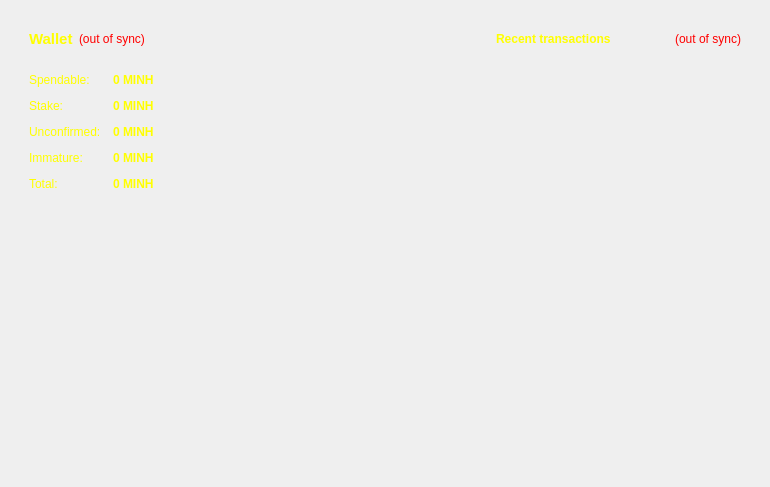
<?xml version="1.0" encoding="UTF-8"?>
<ui version="4.0">
 <class>OverviewPage</class>
 <widget class="QWidget" name="OverviewPage">
  <property name="geometry">
   <rect>
    <x>0</x>
    <y>0</y>
    <width>770</width>
    <height>487</height>
   </rect>
  </property>
  <property name="windowTitle">
   <string>Form</string>
  </property>
  <property name="styleSheet">
   <string notr="true">background-image: url(:/images/bkg.png);</string>
  </property>
  <layout class="QHBoxLayout" name="horizontalLayout" stretch="1,0,0,0,0,0,0,0,0,0,1">
   <item>
    <layout class="QVBoxLayout" name="verticalLayout_2">
     <item>
      <widget class="QWidget" name="widget" native="true">
       <layout class="QVBoxLayout" name="verticalLayout_4">
        <item>
         <widget class="QFrame" name="frame">
          <layout class="QHBoxLayout" name="horizontalLayout_4">
           <item>
            <widget class="QLabel" name="label_5">
             <property name="font">
              <font>
               <pointsize>11</pointsize>
               <weight>75</weight>
               <bold>true</bold>
              </font>
             </property>
             <property name="text">
              <string>&lt;html&gt;&lt;head/&gt;&lt;body&gt;&lt;p&gt;&lt;span style=&quot; color:#ffff00;&quot;&gt;Wallet&lt;/span&gt;&lt;/p&gt;&lt;/body&gt;&lt;/html&gt;</string>
             </property>
            </widget>
           </item>
           <item>
            <widget class="QLabel" name="labelWalletStatus">
             <property name="toolTip">
              <string>The displayed information may be out of date. Your wallet automatically synchronizes with the TripleHeXXX network after a connection is established, but this process has not completed yet.</string>
             </property>
             <property name="styleSheet">
              <string notr="true">QLabel { color: red; }</string>
             </property>
             <property name="text">
              <string notr="true">(out of sync)</string>
             </property>
             <property name="alignment">
              <set>Qt::AlignLeading|Qt::AlignLeft|Qt::AlignVCenter</set>
             </property>
            </widget>
           </item>
           <item>
            <spacer name="horizontalSpacer_2">
             <property name="orientation">
              <enum>Qt::Horizontal</enum>
             </property>
             <property name="sizeHint" stdset="0">
              <size>
               <width>40</width>
               <height>20</height>
              </size>
             </property>
            </spacer>
           </item>
          </layout>
         </widget>
        </item>
        <item>
         <widget class="QFrame" name="frame">
          <layout class="QFormLayout" name="formLayout_2">
           <property name="fieldGrowthPolicy">
            <enum>QFormLayout::AllNonFixedFieldsGrow</enum>
           </property>
           <property name="horizontalSpacing">
            <number>12</number>
           </property>
           <property name="verticalSpacing">
            <number>12</number>
           </property>
           <item row="0" column="0">
            <widget class="QLabel" name="label">
             <property name="text">
              <string>&lt;html&gt;&lt;head/&gt;&lt;body&gt;&lt;p&gt;&lt;span style=&quot; color:#ffff00;&quot;&gt;Spendable:&lt;/span&gt;&lt;/p&gt;&lt;/body&gt;&lt;/html&gt;</string>
             </property>
            </widget>
           </item>
           <item row="0" column="1">
            <widget class="QLabel" name="labelBalance">
             <property name="font">
              <font>
               <weight>75</weight>
               <bold>true</bold>
              </font>
             </property>
             <property name="cursor">
              <cursorShape>IBeamCursor</cursorShape>
             </property>
             <property name="toolTip">
              <string>Your current spendable balance</string>
             </property>
             <property name="styleSheet">
              <string notr="true">color: rgb(255, 255, 0);
</string>
             </property>
             <property name="text">
              <string notr="true">0 MINH</string>
             </property>
             <property name="textInteractionFlags">
              <set>Qt::LinksAccessibleByMouse|Qt::TextSelectableByKeyboard|Qt::TextSelectableByMouse</set>
             </property>
            </widget>
           </item>
           <item row="1" column="0">
            <widget class="QLabel" name="label_6">
             <property name="text">
              <string>&lt;html&gt;&lt;head/&gt;&lt;body&gt;&lt;p&gt;&lt;span style=&quot; color:#ffff00;&quot;&gt;Stake:&lt;/span&gt;&lt;/p&gt;&lt;/body&gt;&lt;/html&gt;</string>
             </property>
            </widget>
           </item>
           <item row="1" column="1">
            <widget class="QLabel" name="labelStake">
             <property name="font">
              <font>
               <weight>75</weight>
               <bold>true</bold>
              </font>
             </property>
             <property name="cursor">
              <cursorShape>IBeamCursor</cursorShape>
             </property>
             <property name="toolTip">
              <string>Total of coins that was staked, and do not yet count toward the current balance</string>
             </property>
             <property name="styleSheet">
              <string notr="true">color: rgb(255, 255, 0);</string>
             </property>
             <property name="text">
              <string notr="true">0 MINH</string>
             </property>
             <property name="textInteractionFlags">
              <set>Qt::LinksAccessibleByMouse|Qt::TextSelectableByKeyboard|Qt::TextSelectableByMouse</set>
             </property>
            </widget>
           </item>
           <item row="2" column="0">
            <widget class="QLabel" name="label_3">
             <property name="text">
              <string>&lt;html&gt;&lt;head/&gt;&lt;body&gt;&lt;p&gt;&lt;span style=&quot; color:#ffff00;&quot;&gt;Unconfirmed:&lt;/span&gt;&lt;/p&gt;&lt;/body&gt;&lt;/html&gt;</string>
             </property>
            </widget>
           </item>
           <item row="2" column="1">
            <widget class="QLabel" name="labelUnconfirmed">
             <property name="font">
              <font>
               <weight>75</weight>
               <bold>true</bold>
              </font>
             </property>
             <property name="cursor">
              <cursorShape>IBeamCursor</cursorShape>
             </property>
             <property name="toolTip">
              <string>Total of transactions that have yet to be confirmed, and do not yet count toward the current balance</string>
             </property>
             <property name="styleSheet">
              <string notr="true">color: rgb(255, 255, 0);</string>
             </property>
             <property name="text">
              <string notr="true">0 MINH</string>
             </property>
             <property name="textInteractionFlags">
              <set>Qt::LinksAccessibleByMouse|Qt::TextSelectableByKeyboard|Qt::TextSelectableByMouse</set>
             </property>
            </widget>
           </item>
           <item row="3" column="0">
            <widget class="QLabel" name="labelImmatureText">
             <property name="text">
              <string>&lt;html&gt;&lt;head/&gt;&lt;body&gt;&lt;p&gt;&lt;span style=&quot; color:#ffff00;&quot;&gt;Immature:&lt;/span&gt;&lt;/p&gt;&lt;/body&gt;&lt;/html&gt;</string>
             </property>
            </widget>
           </item>
           <item row="3" column="1">
            <widget class="QLabel" name="labelImmature">
             <property name="font">
              <font>
               <weight>75</weight>
               <bold>true</bold>
              </font>
             </property>
             <property name="toolTip">
              <string>Mined balance that has not yet matured</string>
             </property>
             <property name="styleSheet">
              <string notr="true">color: rgb(255, 255, 0);</string>
             </property>
             <property name="text">
              <string notr="true">0 MINH</string>
             </property>
             <property name="textInteractionFlags">
              <set>Qt::LinksAccessibleByMouse|Qt::TextSelectableByKeyboard|Qt::TextSelectableByMouse</set>
             </property>
            </widget>
           </item>
           <item row="4" column="0">
            <widget class="QLabel" name="labelTotalText">
             <property name="text">
              <string>&lt;html&gt;&lt;head/&gt;&lt;body&gt;&lt;p&gt;&lt;span style=&quot; color:#ffff00;&quot;&gt;Total:&lt;/span&gt;&lt;/p&gt;&lt;/body&gt;&lt;/html&gt;</string>
             </property>
            </widget>
           </item>
           <item row="4" column="1">
            <widget class="QLabel" name="labelTotal">
             <property name="font">
              <font>
               <weight>75</weight>
               <bold>true</bold>
              </font>
             </property>
             <property name="cursor">
              <cursorShape>IBeamCursor</cursorShape>
             </property>
             <property name="toolTip">
              <string>Your current total balance</string>
             </property>
             <property name="styleSheet">
              <string notr="true">color: rgb(255, 255, 0);</string>
             </property>
             <property name="text">
              <string notr="true">0 MINH</string>
             </property>
             <property name="textInteractionFlags">
              <set>Qt::LinksAccessibleByMouse|Qt::TextSelectableByKeyboard|Qt::TextSelectableByMouse</set>
             </property>
            </widget>
           </item>
          </layout>
         </widget>
        </item>
       </layout>
      </widget>
     </item>
     <item>
      <spacer name="verticalSpacer">
       <property name="orientation">
        <enum>Qt::Vertical</enum>
       </property>
       <property name="sizeHint" stdset="0">
        <size>
         <width>20</width>
         <height>40</height>
        </size>
       </property>
      </spacer>
     </item>
    </layout>
   </item>
   <item>
    <spacer name="verticalSpacer_3">
     <property name="orientation">
      <enum>Qt::Vertical</enum>
     </property>
     <property name="sizeHint" stdset="0">
      <size>
       <width>20</width>
       <height>40</height>
      </size>
     </property>
    </spacer>
   </item>
   <item>
    <spacer name="verticalSpacer_2">
     <property name="orientation">
      <enum>Qt::Vertical</enum>
     </property>
     <property name="sizeHint" stdset="0">
      <size>
       <width>20</width>
       <height>40</height>
      </size>
     </property>
    </spacer>
   </item>
   <item>
    <spacer name="verticalSpacer_10">
     <property name="orientation">
      <enum>Qt::Vertical</enum>
     </property>
     <property name="sizeHint" stdset="0">
      <size>
       <width>20</width>
       <height>40</height>
      </size>
     </property>
    </spacer>
   </item>
   <item>
    <spacer name="verticalSpacer_4">
     <property name="orientation">
      <enum>Qt::Vertical</enum>
     </property>
     <property name="sizeHint" stdset="0">
      <size>
       <width>20</width>
       <height>40</height>
      </size>
     </property>
    </spacer>
   </item>
   <item>
    <spacer name="verticalSpacer_8">
     <property name="orientation">
      <enum>Qt::Vertical</enum>
     </property>
     <property name="sizeHint" stdset="0">
      <size>
       <width>20</width>
       <height>40</height>
      </size>
     </property>
    </spacer>
   </item>
   <item>
    <spacer name="verticalSpacer_6">
     <property name="orientation">
      <enum>Qt::Vertical</enum>
     </property>
     <property name="sizeHint" stdset="0">
      <size>
       <width>20</width>
       <height>40</height>
      </size>
     </property>
    </spacer>
   </item>
   <item>
    <spacer name="verticalSpacer_7">
     <property name="orientation">
      <enum>Qt::Vertical</enum>
     </property>
     <property name="sizeHint" stdset="0">
      <size>
       <width>20</width>
       <height>40</height>
      </size>
     </property>
    </spacer>
   </item>
   <item>
    <spacer name="verticalSpacer_9">
     <property name="orientation">
      <enum>Qt::Vertical</enum>
     </property>
     <property name="sizeHint" stdset="0">
      <size>
       <width>20</width>
       <height>40</height>
      </size>
     </property>
    </spacer>
   </item>
   <item>
    <spacer name="verticalSpacer_5">
     <property name="orientation">
      <enum>Qt::Vertical</enum>
     </property>
     <property name="sizeHint" stdset="0">
      <size>
       <width>20</width>
       <height>40</height>
      </size>
     </property>
    </spacer>
   </item>
   <item>
    <layout class="QVBoxLayout" name="verticalLayout_3">
     <item>
      <widget class="QWidget" name="widget_2" native="true">
       <layout class="QVBoxLayout" name="verticalLayout">
        <item>
         <widget class="QFrame" name="frame">
          <layout class="QHBoxLayout" name="horizontalLayout_2">
           <item>
            <widget class="QLabel" name="label_4">
             <property name="text">
              <string>&lt;html&gt;&lt;head/&gt;&lt;body&gt;&lt;p&gt;&lt;span style=&quot; font-weight:600; color:#ffff00;&quot;&gt;Recent transactions&lt;/span&gt;&lt;/p&gt;&lt;/body&gt;&lt;/html&gt;</string>
             </property>
            </widget>
           </item>
           <item>
            <spacer name="horizontalSpacer">
             <property name="orientation">
              <enum>Qt::Horizontal</enum>
             </property>
             <property name="sizeHint" stdset="0">
              <size>
               <width>40</width>
               <height>20</height>
              </size>
             </property>
            </spacer>
           </item>
           <item>
            <widget class="QLabel" name="labelTransactionsStatus">
             <property name="toolTip">
              <string>The displayed information may be out of date. Your wallet automatically synchronizes with the TripleHeXXX network after a connection is established, but this process has not completed yet.</string>
             </property>
             <property name="styleSheet">
              <string notr="true">QLabel { color: red; }</string>
             </property>
             <property name="text">
              <string notr="true">(out of sync)</string>
             </property>
             <property name="alignment">
              <set>Qt::AlignRight|Qt::AlignTrailing|Qt::AlignVCenter</set>
             </property>
            </widget>
           </item>
          </layout>
         </widget>
        </item>
        <item>
         <widget class="QListView" name="listTransactions">
          <property name="palette">
           <palette>
            <active>
             <colorrole role="WindowText">
              <brush brushstyle="SolidPattern">
               <color alpha="255">
                <red>0</red>
                <green>0</green>
                <blue>0</blue>
               </color>
              </brush>
             </colorrole>
             <colorrole role="Button">
              <brush brushstyle="SolidPattern">
               <color alpha="0">
                <red>0</red>
                <green>0</green>
                <blue>0</blue>
               </color>
              </brush>
             </colorrole>
             <colorrole role="Light">
              <brush brushstyle="SolidPattern">
               <color alpha="255">
                <red>255</red>
                <green>0</green>
                <blue>0</blue>
               </color>
              </brush>
             </colorrole>
             <colorrole role="Midlight">
              <brush brushstyle="SolidPattern">
               <color alpha="255">
                <red>212</red>
                <green>0</green>
                <blue>0</blue>
               </color>
              </brush>
             </colorrole>
             <colorrole role="Dark">
              <brush brushstyle="SolidPattern">
               <color alpha="255">
                <red>85</red>
                <green>0</green>
                <blue>0</blue>
               </color>
              </brush>
             </colorrole>
             <colorrole role="Mid">
              <brush brushstyle="SolidPattern">
               <color alpha="255">
                <red>113</red>
                <green>0</green>
                <blue>0</blue>
               </color>
              </brush>
             </colorrole>
             <colorrole role="Text">
              <brush brushstyle="SolidPattern">
               <color alpha="255">
                <red>0</red>
                <green>0</green>
                <blue>0</blue>
               </color>
              </brush>
             </colorrole>
             <colorrole role="BrightText">
              <brush brushstyle="SolidPattern">
               <color alpha="255">
                <red>255</red>
                <green>255</green>
                <blue>255</blue>
               </color>
              </brush>
             </colorrole>
             <colorrole role="ButtonText">
              <brush brushstyle="SolidPattern">
               <color alpha="255">
                <red>0</red>
                <green>0</green>
                <blue>0</blue>
               </color>
              </brush>
             </colorrole>
             <colorrole role="Base">
              <brush brushstyle="NoBrush">
               <color alpha="255">
                <red>0</red>
                <green>0</green>
                <blue>0</blue>
               </color>
              </brush>
             </colorrole>
             <colorrole role="Window">
              <brush brushstyle="SolidPattern">
               <color alpha="0">
                <red>0</red>
                <green>0</green>
                <blue>0</blue>
               </color>
              </brush>
             </colorrole>
             <colorrole role="Shadow">
              <brush brushstyle="SolidPattern">
               <color alpha="255">
                <red>0</red>
                <green>0</green>
                <blue>0</blue>
               </color>
              </brush>
             </colorrole>
             <colorrole role="AlternateBase">
              <brush brushstyle="SolidPattern">
               <color alpha="255">
                <red>212</red>
                <green>127</green>
                <blue>127</blue>
               </color>
              </brush>
             </colorrole>
             <colorrole role="ToolTipBase">
              <brush brushstyle="SolidPattern">
               <color alpha="255">
                <red>255</red>
                <green>255</green>
                <blue>220</blue>
               </color>
              </brush>
             </colorrole>
             <colorrole role="ToolTipText">
              <brush brushstyle="SolidPattern">
               <color alpha="255">
                <red>0</red>
                <green>0</green>
                <blue>0</blue>
               </color>
              </brush>
             </colorrole>
            </active>
            <inactive>
             <colorrole role="WindowText">
              <brush brushstyle="SolidPattern">
               <color alpha="255">
                <red>0</red>
                <green>0</green>
                <blue>0</blue>
               </color>
              </brush>
             </colorrole>
             <colorrole role="Button">
              <brush brushstyle="SolidPattern">
               <color alpha="0">
                <red>0</red>
                <green>0</green>
                <blue>0</blue>
               </color>
              </brush>
             </colorrole>
             <colorrole role="Light">
              <brush brushstyle="SolidPattern">
               <color alpha="255">
                <red>255</red>
                <green>0</green>
                <blue>0</blue>
               </color>
              </brush>
             </colorrole>
             <colorrole role="Midlight">
              <brush brushstyle="SolidPattern">
               <color alpha="255">
                <red>212</red>
                <green>0</green>
                <blue>0</blue>
               </color>
              </brush>
             </colorrole>
             <colorrole role="Dark">
              <brush brushstyle="SolidPattern">
               <color alpha="255">
                <red>85</red>
                <green>0</green>
                <blue>0</blue>
               </color>
              </brush>
             </colorrole>
             <colorrole role="Mid">
              <brush brushstyle="SolidPattern">
               <color alpha="255">
                <red>113</red>
                <green>0</green>
                <blue>0</blue>
               </color>
              </brush>
             </colorrole>
             <colorrole role="Text">
              <brush brushstyle="SolidPattern">
               <color alpha="255">
                <red>0</red>
                <green>0</green>
                <blue>0</blue>
               </color>
              </brush>
             </colorrole>
             <colorrole role="BrightText">
              <brush brushstyle="SolidPattern">
               <color alpha="255">
                <red>255</red>
                <green>255</green>
                <blue>255</blue>
               </color>
              </brush>
             </colorrole>
             <colorrole role="ButtonText">
              <brush brushstyle="SolidPattern">
               <color alpha="255">
                <red>0</red>
                <green>0</green>
                <blue>0</blue>
               </color>
              </brush>
             </colorrole>
             <colorrole role="Base">
              <brush brushstyle="NoBrush">
               <color alpha="255">
                <red>0</red>
                <green>0</green>
                <blue>0</blue>
               </color>
              </brush>
             </colorrole>
             <colorrole role="Window">
              <brush brushstyle="SolidPattern">
               <color alpha="0">
                <red>0</red>
                <green>0</green>
                <blue>0</blue>
               </color>
              </brush>
             </colorrole>
             <colorrole role="Shadow">
              <brush brushstyle="SolidPattern">
               <color alpha="255">
                <red>0</red>
                <green>0</green>
                <blue>0</blue>
               </color>
              </brush>
             </colorrole>
             <colorrole role="AlternateBase">
              <brush brushstyle="SolidPattern">
               <color alpha="255">
                <red>212</red>
                <green>127</green>
                <blue>127</blue>
               </color>
              </brush>
             </colorrole>
             <colorrole role="ToolTipBase">
              <brush brushstyle="SolidPattern">
               <color alpha="255">
                <red>255</red>
                <green>255</green>
                <blue>220</blue>
               </color>
              </brush>
             </colorrole>
             <colorrole role="ToolTipText">
              <brush brushstyle="SolidPattern">
               <color alpha="255">
                <red>0</red>
                <green>0</green>
                <blue>0</blue>
               </color>
              </brush>
             </colorrole>
            </inactive>
            <disabled>
             <colorrole role="WindowText">
              <brush brushstyle="SolidPattern">
               <color alpha="255">
                <red>85</red>
                <green>0</green>
                <blue>0</blue>
               </color>
              </brush>
             </colorrole>
             <colorrole role="Button">
              <brush brushstyle="SolidPattern">
               <color alpha="0">
                <red>0</red>
                <green>0</green>
                <blue>0</blue>
               </color>
              </brush>
             </colorrole>
             <colorrole role="Light">
              <brush brushstyle="SolidPattern">
               <color alpha="255">
                <red>255</red>
                <green>0</green>
                <blue>0</blue>
               </color>
              </brush>
             </colorrole>
             <colorrole role="Midlight">
              <brush brushstyle="SolidPattern">
               <color alpha="255">
                <red>212</red>
                <green>0</green>
                <blue>0</blue>
               </color>
              </brush>
             </colorrole>
             <colorrole role="Dark">
              <brush brushstyle="SolidPattern">
               <color alpha="255">
                <red>85</red>
                <green>0</green>
                <blue>0</blue>
               </color>
              </brush>
             </colorrole>
             <colorrole role="Mid">
              <brush brushstyle="SolidPattern">
               <color alpha="255">
                <red>113</red>
                <green>0</green>
                <blue>0</blue>
               </color>
              </brush>
             </colorrole>
             <colorrole role="Text">
              <brush brushstyle="SolidPattern">
               <color alpha="255">
                <red>85</red>
                <green>0</green>
                <blue>0</blue>
               </color>
              </brush>
             </colorrole>
             <colorrole role="BrightText">
              <brush brushstyle="SolidPattern">
               <color alpha="255">
                <red>255</red>
                <green>255</green>
                <blue>255</blue>
               </color>
              </brush>
             </colorrole>
             <colorrole role="ButtonText">
              <brush brushstyle="SolidPattern">
               <color alpha="255">
                <red>85</red>
                <green>0</green>
                <blue>0</blue>
               </color>
              </brush>
             </colorrole>
             <colorrole role="Base">
              <brush brushstyle="NoBrush">
               <color alpha="255">
                <red>0</red>
                <green>0</green>
                <blue>0</blue>
               </color>
              </brush>
             </colorrole>
             <colorrole role="Window">
              <brush brushstyle="SolidPattern">
               <color alpha="0">
                <red>0</red>
                <green>0</green>
                <blue>0</blue>
               </color>
              </brush>
             </colorrole>
             <colorrole role="Shadow">
              <brush brushstyle="SolidPattern">
               <color alpha="255">
                <red>0</red>
                <green>0</green>
                <blue>0</blue>
               </color>
              </brush>
             </colorrole>
             <colorrole role="AlternateBase">
              <brush brushstyle="SolidPattern">
               <color alpha="255">
                <red>170</red>
                <green>0</green>
                <blue>0</blue>
               </color>
              </brush>
             </colorrole>
             <colorrole role="ToolTipBase">
              <brush brushstyle="SolidPattern">
               <color alpha="255">
                <red>255</red>
                <green>255</green>
                <blue>220</blue>
               </color>
              </brush>
             </colorrole>
             <colorrole role="ToolTipText">
              <brush brushstyle="SolidPattern">
               <color alpha="255">
                <red>0</red>
                <green>0</green>
                <blue>0</blue>
               </color>
              </brush>
             </colorrole>
            </disabled>
           </palette>
          </property>
          <property name="font">
           <font>
            <weight>75</weight>
            <bold>true</bold>
           </font>
          </property>
          <property name="styleSheet">
           <string notr="true">QListView { background: transparent; }
color: rgb(255, 255, 0);</string>
          </property>
          <property name="frameShape">
           <enum>QFrame::NoFrame</enum>
          </property>
          <property name="verticalScrollBarPolicy">
           <enum>Qt::ScrollBarAlwaysOff</enum>
          </property>
          <property name="horizontalScrollBarPolicy">
           <enum>Qt::ScrollBarAlwaysOff</enum>
          </property>
          <property name="selectionMode">
           <enum>QAbstractItemView::NoSelection</enum>
          </property>
         </widget>
        </item>
       </layout>
      </widget>
     </item>
    </layout>
   </item>
  </layout>
 </widget>
 <resources>
  <include location="../bitcoin.qrc"/>
 </resources>
 <connections/>
</ui>
